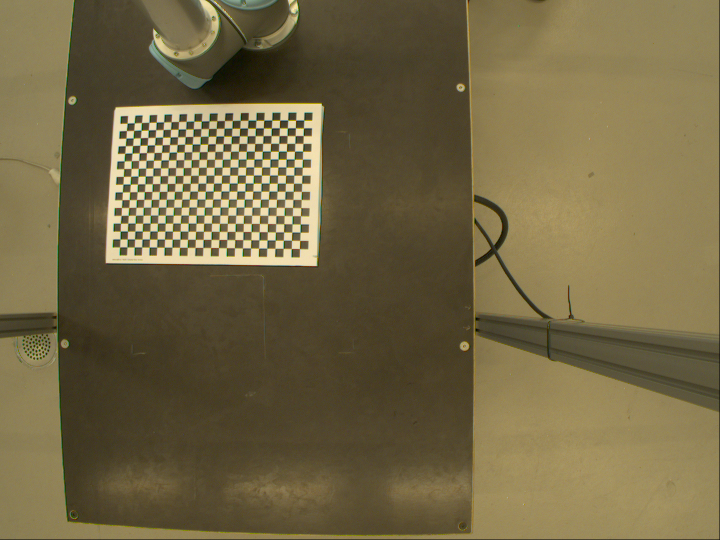
#> input picture cali1.png, 1440 x 1080 px (shown at 1/2 size); its folder holds 5 pictures in this run
$ python CameraCalibration.py
#> lines starting #> are read from the running program, lines starting #| are printed output that depends on the picture; after the words box and inside, x2 and y2 are one past the last pixel; in counts of white or black regions, pixels touching at a corner belong together
import numpy as np
import cv2 as cv
import glob

################ FIND CHESSBOARD CORNERS - OBJECT POINTS AND IMAGE POINTS #############################

chessboardSize = (24,17)
frameSize = (1280, 720)

# termination criteria
criteria = (cv.TERM_CRITERIA_EPS + cv.TERM_CRITERIA_MAX_ITER, 30, 0.001)


# prepare object points, like (0,0,0), (1,0,0), (2,0,0) ....,(6,5,0)
objp = np.zeros((chessboardSize[0] * chessboardSize[1], 3), np.float32)
objp[:,:2] = np.mgrid[0:chessboardSize[0],0:chessboardSize[1]].T.reshape(-1,2)

# size_of_chessboard_squares_mm = 20
# objp = objp * size_of_chessboard_squares_mm


# Arrays to store object points and image points from all the images.
objpoints = [] # 3d point in real world space
imgpoints = [] # 2d points in image plane.


images = glob.glob('*.png')

for image in images:
    # print(image)
    img = cv.imread(image)
#> img is the input picture: shape (1080, 1440, 3); mean B, G, R 68.9, 103, 115
    gray = cv.cvtColor(img, cv.COLOR_BGR2GRAY)
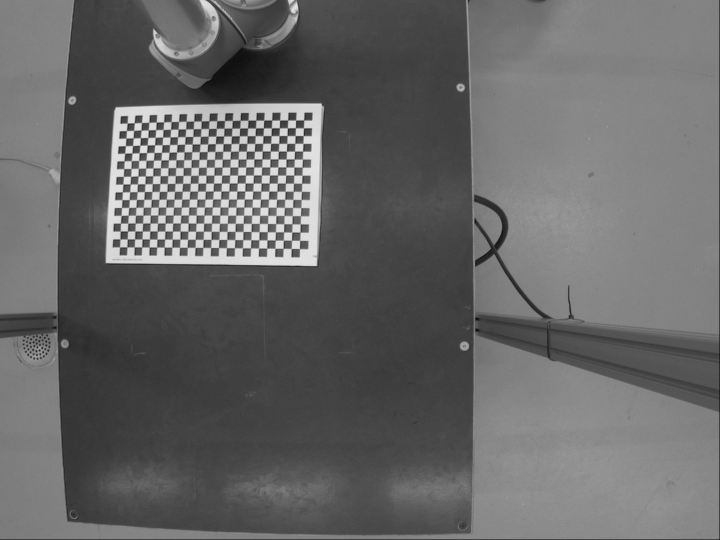
#> gray: shape (1080, 1440) (shown at 1/2 size); min 0, max 251, mean 102.7

    # Find the chess board corners
    ret, corners = cv.findChessboardCorners(gray, chessboardSize, None)
#> ret = True; corners = 408 rows, first 8: [254.8, 246.7], [269.1, 246.5], [283.8, 245.8], [298.5, 245.2], [312.9, 244.6], [328.1, 244.3], [342.7, 244.3], [358.2, 243.4]

    # If found, add object points, image points (after refining them)
    if ret == True:

        objpoints.append(objp)
        corners2 = cv.cornerSubPix(gray, corners, (11,11), (-1,-1), criteria) #default
#> corners2 = 408 rows, first 8: [254.7, 246.6], [269, 246.3], [283.4, 245.6], [298.4, 245.1], [312.9, 244.6], [328.1, 244.3], [342.7, 243.9], [358, 243.4]
        imgpoints.append(corners)

        # Draw and display the corners
        cv.drawChessboardCorners(img, chessboardSize, corners2, ret)
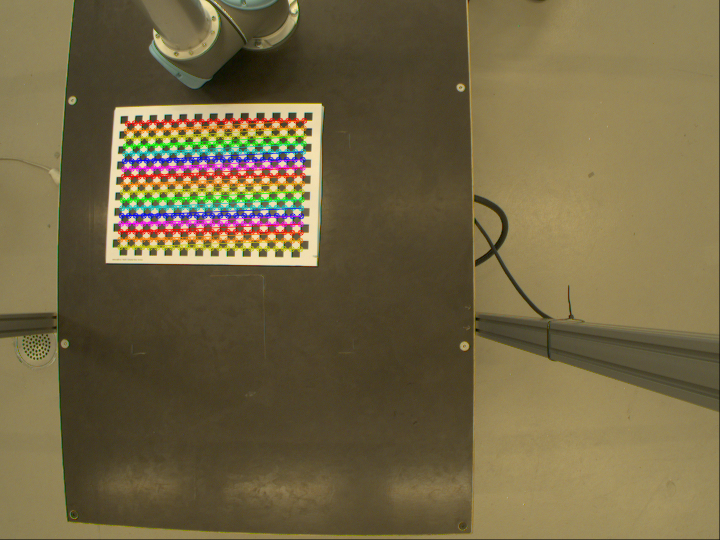
#> img: shape (1080, 1440, 3) (shown at 1/2 size); 3.91% of pixels changed, all inside (x1, y1, x2, y2) = (234, 235, 615, 505)
        cv.imshow('img', img)
        cv.waitKey(1000)
#> pass 2 of the loop `for image in images:`:
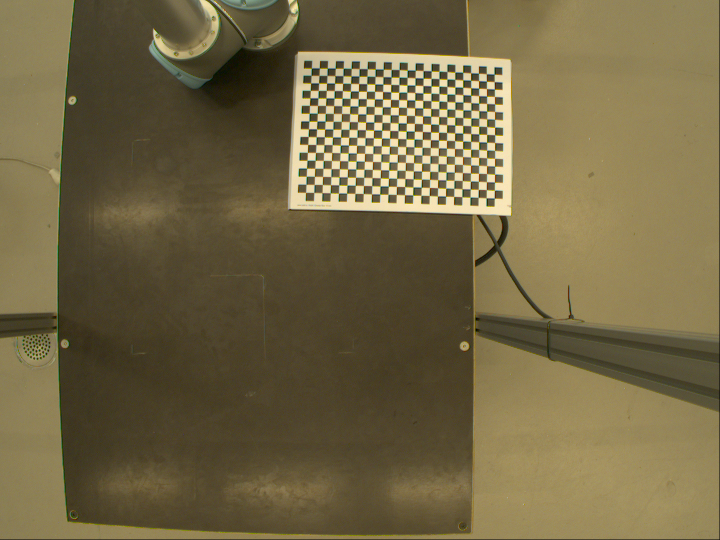
#> input picture cali2.png, 1440 x 1080 px (shown at 1/2 size)
#> img is the input picture: shape (1080, 1440, 3); mean B, G, R 68.9, 102.8, 114.7
#> `gray = cv.cvtColor(img, cv.COLOR_BGR2GRAY)`:
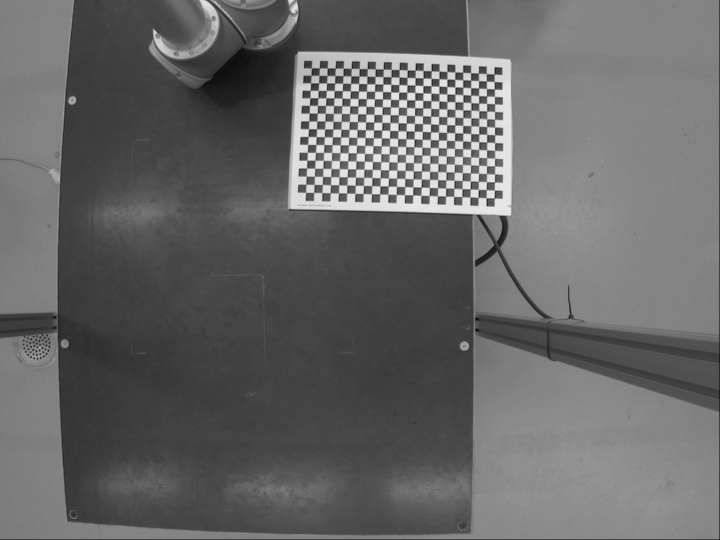
#> gray: shape (1080, 1440) (shown at 1/2 size); min 0, max 251, mean 102.5
#> corners = 408 rows, first 8: [623.4, 136.8], [639.4, 136.6], [655, 136.6], [671, 136.8], [687.2, 137.1], [702.7, 137.1], [718.8, 138.1], [735.1, 138.2]
#> corners2 = 408 rows, first 8: [623.2, 136.4], [639.2, 136.5], [654.9, 136.5], [670.9, 136.7], [686.9, 136.7], [702.7, 137.2], [718.8, 137.6], [734.8, 138.1]
#> `cv.drawChessboardCorners(img, chessboardSize, corners2, ret)`:
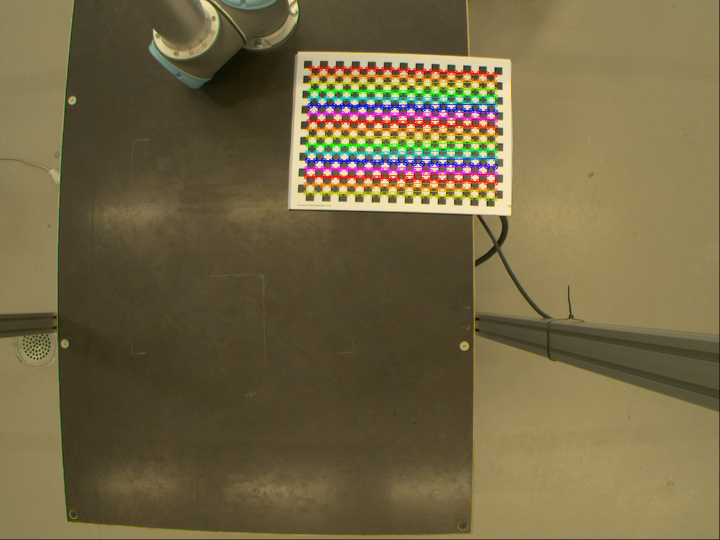
#> img: shape (1080, 1440, 3) (shown at 1/2 size); 3.97% of pixels changed, all inside (x1, y1, x2, y2) = (606, 130, 997, 404)
#> pass 3 of the loop `for image in images:`:
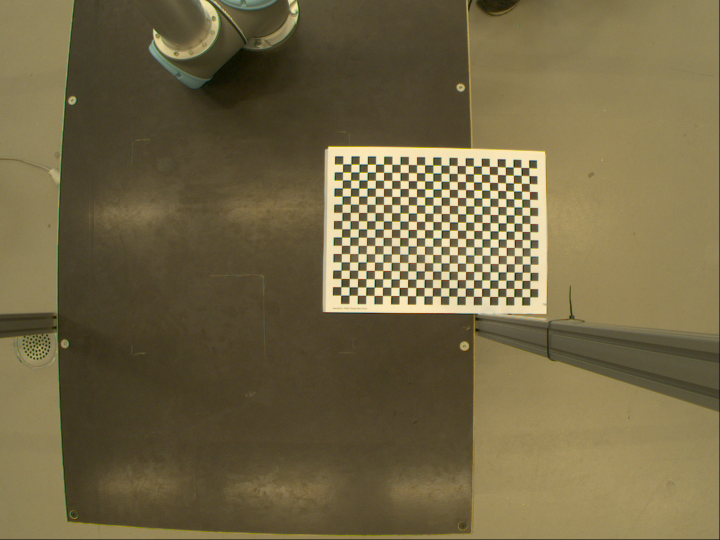
#> input picture cali3.png, 1440 x 1080 px (shown at 1/2 size)
#> img is the input picture: shape (1080, 1440, 3); mean B, G, R 69.2, 102.7, 114.4
#> `gray = cv.cvtColor(img, cv.COLOR_BGR2GRAY)`:
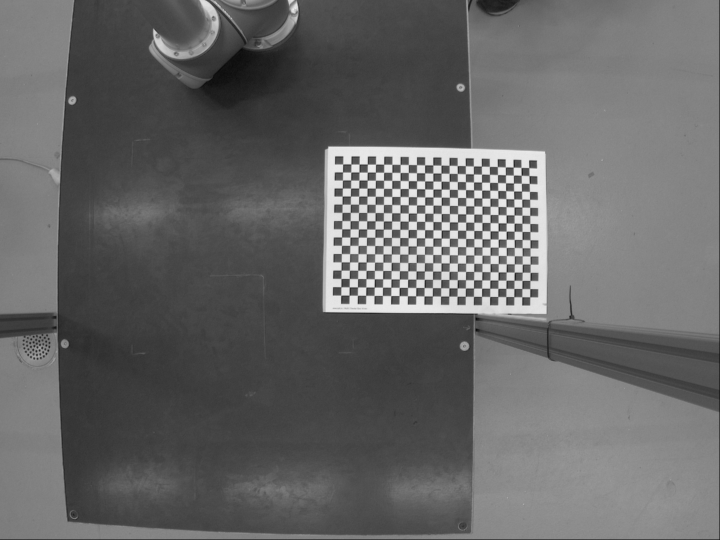
#> gray: shape (1080, 1440) (shown at 1/2 size); min 0, max 252, mean 102.4
#> corners = 408 rows, first 8: [686, 328.6], [702.5, 328.5], [718.8, 328.6], [735.4, 328.7], [752.1, 328.8], [768.3, 328.8], [784.5, 329.3], [800.7, 329.3]
#> corners2 = 408 rows, first 8: [686.1, 328.5], [702.4, 328.5], [718.7, 328.5], [735.2, 328.6], [751.7, 328.6], [768.2, 328.8], [784.4, 329], [800.7, 329.3]
#> `cv.drawChessboardCorners(img, chessboardSize, corners2, ret)`:
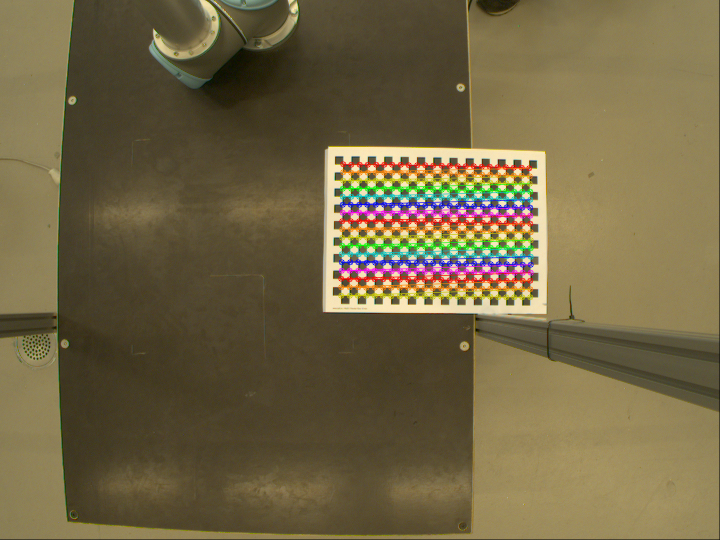
#> img: shape (1080, 1440, 3) (shown at 1/2 size); 4.04% of pixels changed, all inside (x1, y1, x2, y2) = (676, 322, 1068, 601)
#> the loop made 5 passes; the first 3 are shown


cv.destroyAllWindows()


############## CALIBRATION #######################################################

ret, cameraMatrix, dist, rvecs, tvecs = cv.calibrateCamera(objpoints, imgpoints, frameSize, None, None)

print("Camera Calibrated : ", ret)
print("\nCamera Matrix : \n", cameraMatrix)
print("\nDistortion Parameters : \n", dist)
print("\nRotation Vectors : \n", rvecs)
print("\nTranslation Vectors : \n", tvecs)

############## UNDISTORTION #####################################################

img = cv.imread('cali5.png')
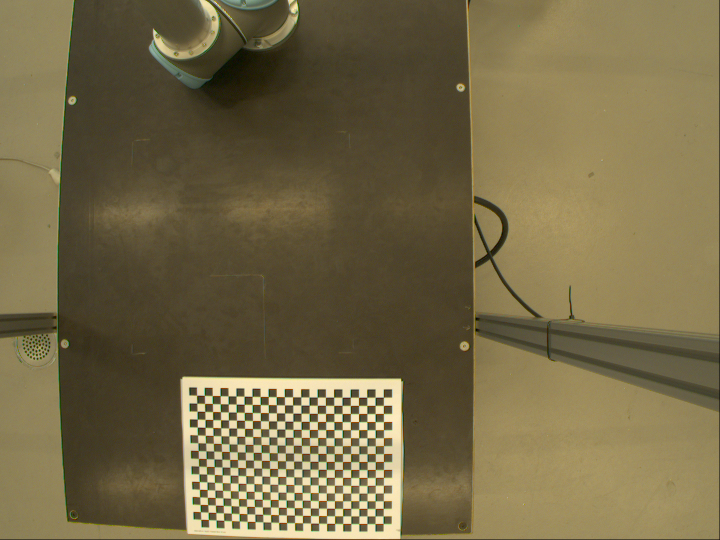
#> input picture cali5.png, 1440 x 1080 px (shown at 1/2 size)
#> img is the input picture: shape (1080, 1440, 3); mean B, G, R 71, 104.9, 116.6
h,  w = img.shape[:2]
#> h = 1080; w = 1440
newCameraMatrix, roi = cv.getOptimalNewCameraMatrix(cameraMatrix, dist, (w,h), 1, (w,h))

# Undistort
dst = cv.undistort(img, cameraMatrix, dist, None, newCameraMatrix)

# crop the image
x, y, w, h = roi
dst = dst[y:y+h, x:x+w]
#> dst: shape (944, 1315, 3)
cv.imwrite('caliResult1.png', dst)

# Undistort with Remapping
mapx, mapy = cv.initUndistortRectifyMap(cameraMatrix, dist, None, newCameraMatrix, (w,h), 5)
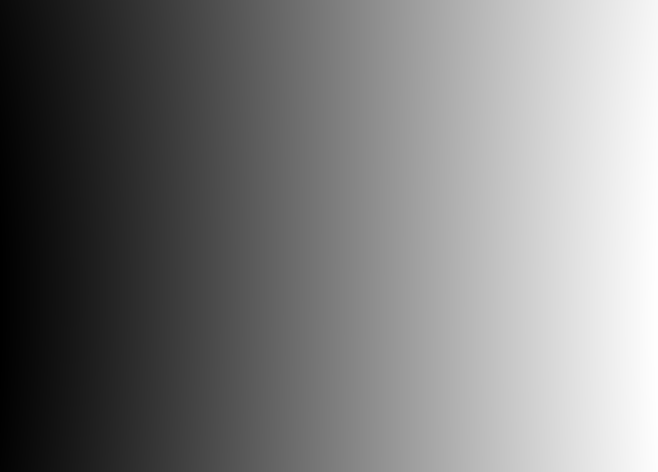
#> mapx: shape (944, 1315) float32 (shown at 1/2 size); min -49.84, max 1382.2, mean 650.2; drawn with min black and max white
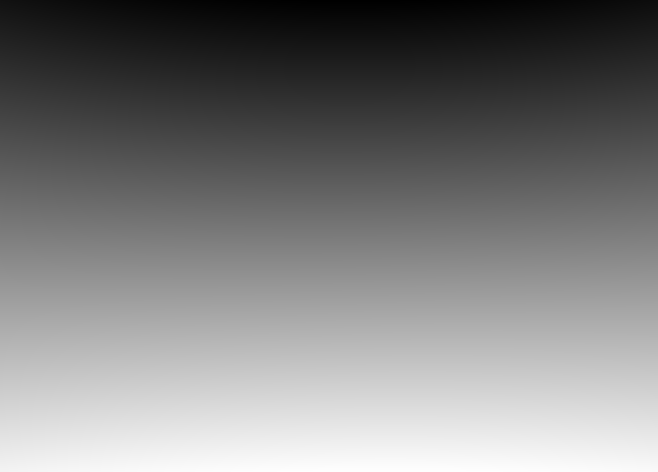
#> mapy: shape (944, 1315) float32 (shown at 1/2 size); min -78.41, max 990.9, mean 448.5; drawn with min black and max white
dst = cv.remap(img, mapx, mapy, cv.INTER_LINEAR)
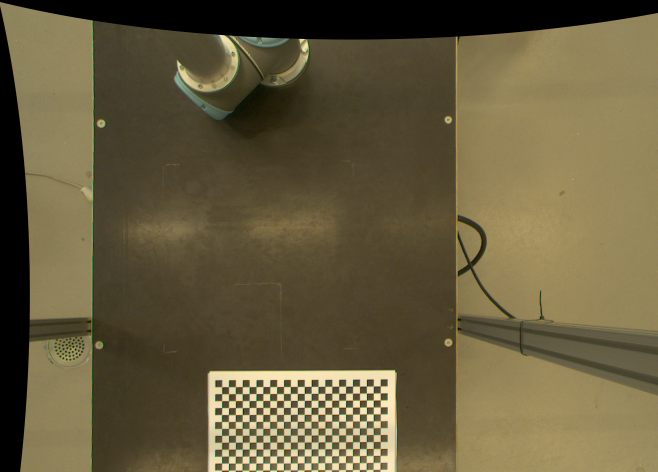
#> dst: shape (944, 1315, 3) (shown at 1/2 size); mean B, G, R 62.2, 92.3, 102.6

# crop the image
x, y, w, h = roi
dst = dst[y:y+h, x:x+w]
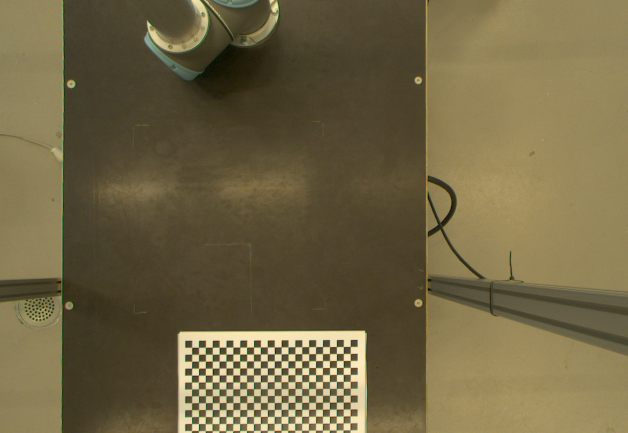
#> dst: shape (865, 1255, 3) (shown at 1/2 size); mean B, G, R 68.3, 101.4, 112.9
cv.imwrite('caliResult2.png', dst)

# Reprojection Error
mean_error = 0

for i in range(len(objpoints)):
    imgpoints2, _ = cv.projectPoints(objpoints[i], rvecs[i], tvecs[i], cameraMatrix, dist)
    error = cv.norm(imgpoints[i], imgpoints2, cv.NORM_L2)/len(imgpoints2)
    mean_error += error

with open("camera_calibrate.txt", "w") as f:
    for i in cameraMatrix:
        f.write(str(i))
        print("\n")
f.close()

print( "total error: {}".format(mean_error/len(objpoints)))
print("\n\n\n")
